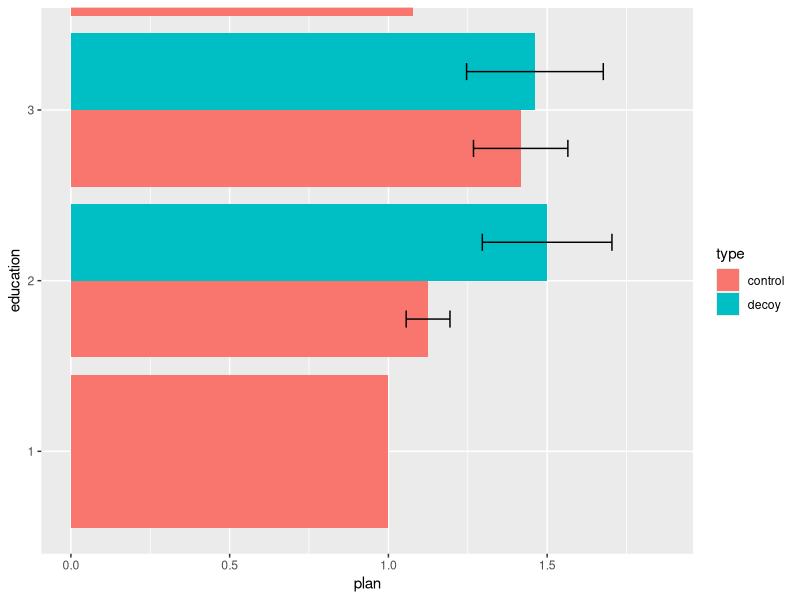

Write the R code that produced this figure.
library(readr)
library(dplyr)
library(tidyr)
library(ggplot2)
library(Hmisc)
NUMERIC <- read_csv("Result_NUMERIC.csv")
TEXT <- read_csv("Result_TEXT.csv")
View(NUMERIC)
View(TEXT)

########################
numeric<-NUMERIC[, c("Timer_Page Submit","ba1_6_Q11_1", "ba1_6_Q19","ba1_6_Q18","ba1_6_Q15",
                     "ba1_6_Q16","age_1","sex_or","Income","Education","ba1_6_iv_DO")]
names(numeric) <- c("timer","upgrade_willines", "plan_con", "plan_decoy",
                    "primary","purpose","age","gender","income","education","type")
numeric <- numeric[-1,]


# numeric:
  # upgrade_willines: willingness to upgrade to ChatGPT Plus plan
  # plan_con/plan_decoy: Which plan will you go with 
  # primary: Current primary use of ChatGPT
  # purpose: Purpose of using ChatGPT Plus if you ever planned to upgrade it
  # type: control or decoy group
# text:
#   plan_con_txt/plan_decoy_txt: Which plan will you go with
#   primary_txt: Current primary use of ChatGPT
#   purpose_txt: Purpose of using ChatGPT Plus if you ever planned to upgrade it

as.vector(numeric)
numeric$plan_con[is.na(numeric$plan_con)] <- 0
numeric$plan_decoy[is.na(numeric$plan_decoy)] <- 0
numeric$upgrade_willines[is.na(numeric$upgrade_willines)] <- 0
numeric$plan <- as.numeric(numeric$plan_decoy)+as.numeric(numeric$plan_con)
numeric<-numeric[,-3:-4]
View(numeric)

new<-subset(numeric,numeric$upgrade_willines>0)
new$upgrade_willines<-as.numeric(new$upgrade_willines)-2
new2<-subset(new,as.numeric(new$timer)>8)
View(new2)

# new2 %>%
#   group_by(type) %>%
#   summarize(mean = mean(as.numeric(upgrade_willines),na.rm = TRUE),
#             sd = sd(as.numeric(upgrade_willines),na.rm = TRUE))

new2

decoy<-subset(new2,new2$type=="decoy")
mean(decoy$upgrade_willines)
sd(decoy$upgrade_willines)
con<-subset(new2,new2$type=="control")
mean(con$upgrade_willines)
sd(con$upgrade_willines)

ggplot(data= new2, aes(x= plan, y= education, fill= type)) + 
  stat_summary(fun = mean, geom = "bar", position = "dodge") + 
  stat_summary(fun.data = mean_se, geom = "errorbar", position = 
                 position_dodge(width = 0.90), width = 0.2) +
  coord_cartesian(ylim=c(1,3))

new2$edu_lv <- ifelse(new2$education > 2, "Post Secondary", "Secondary or lower")

new2$pupose_txt <- ifelse(new2$purpose == 1, "Educational / Academic Purpose",
                          ifelse(new2$purpose == 2, "Career / Work Purpose",
                                 ifelse(new2$purpose == 3, "Social Purpose", "Entertainment Purpose")))

View(new2)

head(new2)

#write.csv(new2, "new2.csv", row.names = FALSE)

#H1
t.test(upgrade_willines ~ type, data = new2)

#H2
summary(aov(upgrade_willines ~ type*edu_lv, data = new2))
t.test(upgrade_willines ~ type, data = new2[new2$edu_lv=="Secondary or lower",])
t.test(upgrade_willines ~ type, data = new2[new2$edu_lv=="Post Secondary",])

#H3
summary(aov(upgrade_willines ~ type*purpose, data = new2))
